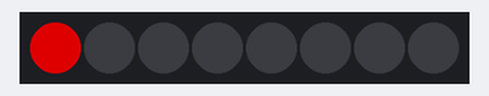
Simulated run of this sketch. Board: Arduino Uno, built with avr-gcc and run on an emulated ATmega328P. On the bench: 8 RGB LEDs in strip order, left to right. Dim RGB values are drawn brighter than linear.

Above: at 0.05 s.
At 5.07 s:
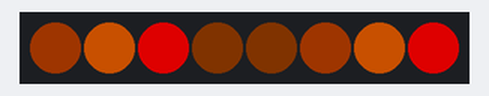
At 10.0 s:
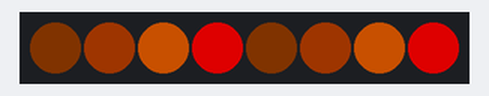
At 19.95 s:
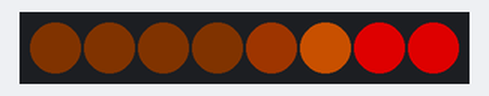
At 29.9 s:
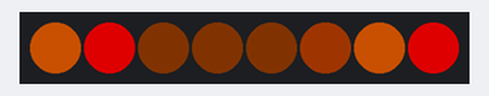
At 39.85 s:
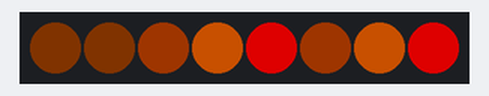
Timing chart, 0 to 40.0 s (numbered marks = the images above):
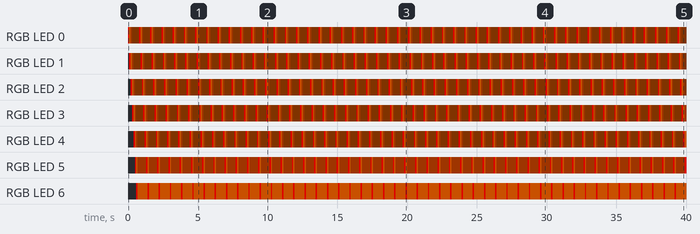

The sketch:

sketch_nov12a.ino
```cpp
#include <Adafruit_NeoPixel.h>

#define LED_PIN 6
#define NUM_LEDS 8

Adafruit_NeoPixel strip(
  NUM_LEDS,
  LED_PIN,
  NEO_GRB + NEO_KHZ800
);

void setup() {
  strip.begin();
  strip.show();
}

void loop() {

  for (int i = 0; i < NUM_LEDS; i++) {

    // LED hiện tại sáng
    strip.setPixelColor(i, strip.Color(155, 0, 0));

    // Các LED phía sau tạo đuôi mờ
    if (i > 0)
      strip.setPixelColor(i - 1, strip.Color(100, 40, 0));

    if (i > 1)
      strip.setPixelColor(i - 2, strip.Color(30, 10, 0));

    if (i > 2)
      strip.setPixelColor(i - 3, strip.Color(5, 2, 0));

    strip.show();
    delay(100);
  }
}
```

Measured:
- by itself, RGB LED 0–4: repeats every 0.80 s: RGB(100, 40, 0) 0.10 s, RGB(30, 10, 0) 0.10 s, RGB(5, 2, 0) 0.50 s, RGB(155, 0, 0) 0.10 s
- by itself, RGB LED 5: repeats every 0.80 s: RGB(100, 40, 0) 0.10 s, RGB(30, 10, 0) 0.60 s, RGB(155, 0, 0) 0.10 s
- by itself, RGB LED 6: alternates RGB(155, 0, 0) for 0.10 s and RGB(100, 40, 0) for 0.70 s
